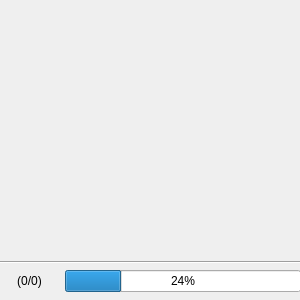
<?xml version="1.0" encoding="UTF-8"?>
<ui version="4.0">
 <class>Form</class>
 <widget class="QWidget" name="Form">
  <property name="geometry">
   <rect>
    <x>0</x>
    <y>0</y>
    <width>300</width>
    <height>300</height>
   </rect>
  </property>
  <property name="windowTitle">
   <string>Form</string>
  </property>
  <widget class="QWidget" name="layoutWidget">
   <property name="geometry">
    <rect>
     <x>0</x>
     <y>0</y>
     <width>301</width>
     <height>301</height>
    </rect>
   </property>
   <layout class="QVBoxLayout" name="verticalLayout" stretch="75,5,20">
    <item>
     <widget class="QLabel" name="label">
      <property name="minimumSize">
       <size>
        <width>0</width>
        <height>97</height>
       </size>
      </property>
      <property name="text">
       <string/>
      </property>
      <property name="alignment">
       <set>Qt::AlignCenter</set>
      </property>
     </widget>
    </item>
    <item>
     <widget class="Line" name="line">
      <property name="orientation">
       <enum>Qt::Horizontal</enum>
      </property>
     </widget>
    </item>
    <item>
     <layout class="QHBoxLayout" name="horizontalLayout" stretch="2,8">
      <property name="bottomMargin">
       <number>9</number>
      </property>
      <item>
       <widget class="QLabel" name="label_2">
        <property name="text">
         <string>(0/0)</string>
        </property>
        <property name="alignment">
         <set>Qt::AlignCenter</set>
        </property>
       </widget>
      </item>
      <item>
       <widget class="QProgressBar" name="progressBar">
        <property name="value">
         <number>24</number>
        </property>
       </widget>
      </item>
     </layout>
    </item>
   </layout>
  </widget>
 </widget>
 <resources/>
 <connections/>
</ui>
